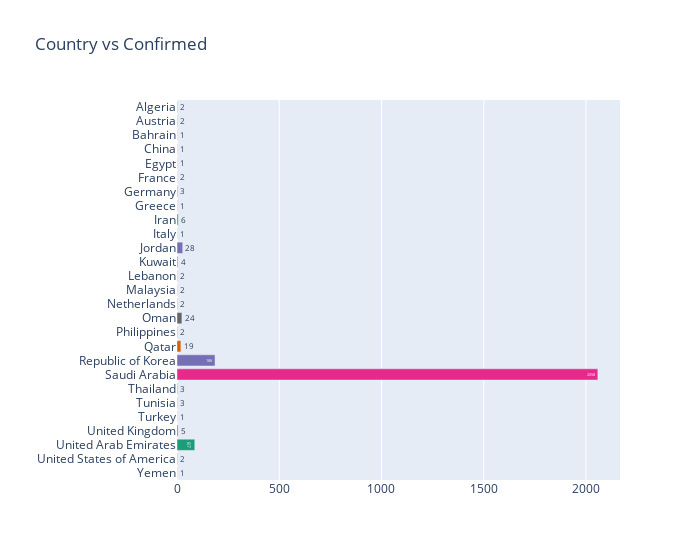

Write notebook code for a chart like this one.
### Code cell
hover_data = ['Confirmed','Country']

fig =  xp.bar(Country_wise, x = 'Confirmed', y = 'Country', orientation = 'h', color = 'Country', 
                  text='Confirmed', title='Country vs Confirmed', width=700, hover_data = hover_data,
                  color_discrete_sequence = xp.colors.qualitative.Dark2)
fig.update_traces(textposition='auto')
fig.update_layout(xaxis_title="", yaxis_title="", showlegend=False)
fig.show()

### Figure 1 — Plotly figure (JSON) as saved in the notebook; plotly's stock layout.template omitted (floating-point values rounded to 4 significant figures)
{"data": [{"textposition": "auto", "hovertemplate": "Country=%{customdata[1]}<br>Confirmed=%{customdata[0]}<extra></extra>", "showlegend": true, "legendgroup": "Algeria", "name": "Algeria", "yaxis": "y", "text": [2], "customdata": [[2, "Algeria"]], "y": ["Algeria"], "offsetgroup": "Algeria", "xaxis": "x", "marker": {"color": "rgb(27,158,119)"}, "x": [2], "alignmentgroup": "True", "type": "bar", "orientation": "h"}, {"textposition": "auto", "hovertemplate": "Country=%{customdata[1]}<br>Confirmed=%{customdata[0]}<extra></extra>", "showlegend": true, "legendgroup": "Austria", "name": "Austria", "yaxis": "y", "text": [2], "customdata": [[2, "Austria"]], "y": ["Austria"], "offsetgroup": "Austria", "xaxis": "x", "marker": {"color": "rgb(217,95,2)"}, "x": [2], "alignmentgroup": "True", "type": "bar", "orientation": "h"}, {"textposition": "auto", "hovertemplate": "Country=%{customdata[1]}<br>Confirmed=%{customdata[0]}<extra></extra>", "showlegend": true, "legendgroup": "Bahrain", "name": "Bahrain", "yaxis": "y", "text": [1], "customdata": [[1, "Bahrain"]], "y": ["Bahrain"], "offsetgroup": "Bahrain", "xaxis": "x", "marker": {"color": "rgb(117,112,179)"}, "x": [1], "alignmentgroup": "True", "type": "bar", "orientation": "h"}, {"textposition": "auto", "hovertemplate": "Country=%{customdata[1]}<br>Confirmed=%{customdata[0]}<extra></extra>", "showlegend": true, "legendgroup": "China", "name": "China", "yaxis": "y", "text": [1], "customdata": [[1, "China"]], "y": ["China"], "offsetgroup": "China", "xaxis": "x", "marker": {"color": "rgb(231,41,138)"}, "x": [1], "alignmentgroup": "True", "type": "bar", "orientation": "h"}, {"textposition": "auto", "hovertemplate": "Country=%{customdata[1]}<br>Confirmed=%{customdata[0]}<extra></extra>", "showlegend": true, "legendgroup": "Egypt", "name": "Egypt", "yaxis": "y", "text": [1], "customdata": [[1, "Egypt"]], "y": ["Egypt"], "offsetgroup": "Egypt", "xaxis": "x", "marker": {"color": "rgb(102,166,30)"}, "x": [1], "alignmentgroup": "True", "type": "bar", "orientation": "h"}, {"textposition": "auto", "hovertemplate": "Country=%{customdata[1]}<br>Confirmed=%{customdata[0]}<extra></extra>", "showlegend": true, "legendgroup": "France", "name": "France", "yaxis": "y", "text": [2], "customdata": [[2, "France"]], "y": ["France"], "offsetgroup": "France", "xaxis": "x", "marker": {"color": "rgb(230,171,2)"}, "x": [2], "alignmentgroup": "True", "type": "bar", "orientation": "h"}, {"textposition": "auto", "hovertemplate": "Country=%{customdata[1]}<br>Confirmed=%{customdata[0]}<extra></extra>", "showlegend": true, "legendgroup": "Germany", "name": "Germany", "yaxis": "y", "text": [3], "customdata": [[3, "Germany"]], "y": ["Germany"], "offsetgroup": "Germany", "xaxis": "x", "marker": {"color": "rgb(166,118,29)"}, "x": [3], "alignmentgroup": "True", "type": "bar", "orientation": "h"}, {"textposition": "auto", "hovertemplate": "Country=%{customdata[1]}<br>Confirmed=%{customdata[0]}<extra></extra>", "showlegend": true, "legendgroup": "Greece", "name": "Greece", "yaxis": "y", "text": [1], "customdata": [[1, "Greece"]], "y": ["Greece"], "offsetgroup": "Greece", "xaxis": "x", "marker": {"color": "rgb(102,102,102)"}, "x": [1], "alignmentgroup": "True", "type": "bar", "orientation": "h"}, {"textposition": "auto", "hovertemplate": "Country=%{customdata[1]}<br>Confirmed=%{customdata[0]}<extra></extra>", "showlegend": true, "legendgroup": "Iran", "name": "Iran", "yaxis": "y", "text": [6], "customdata": [[6, "Iran"]], "y": ["Iran"], "offsetgroup": "Iran", "xaxis": "x", "marker": {"color": "rgb(27,158,119)"}, "x": [6], "alignmentgroup": "True", "type": "bar", "orientation": "h"}, {"textposition": "auto", "hovertemplate": "Country=%{customdata[1]}<br>Confirmed=%{customdata[0]}<extra></extra>", "showlegend": true, "legendgroup": "Italy", "name": "Italy", "yaxis": "y", "text": [1], "customdata": [[1, "Italy"]], "y": ["Italy"], "offsetgroup": "Italy", "xaxis": "x", "marker": {"color": "rgb(217,95,2)"}, "x": [1], "alignmentgroup": "True", "type": "bar", "orientation": "h"}, {"textposition": "auto", "hovertemplate": "Country=%{customdata[1]}<br>Confirmed=%{customdata[0]}<extra></extra>", "showlegend": true, "legendgroup": "Jordan", "name": "Jordan", "yaxis": "y", "text": [28], "customdata": [[28, "Jordan"]], "y": ["Jordan"], "offsetgroup": "Jordan", "xaxis": "x", "marker": {"color": "rgb(117,112,179)"}, "x": [28], "alignmentgroup": "True", "type": "bar", "orientation": "h"}, {"textposition": "auto", "hovertemplate": "Country=%{customdata[1]}<br>Confirmed=%{customdata[0]}<extra></extra>", "showlegend": true, "legendgroup": "Kuwait", "name": "Kuwait", "yaxis": "y", "text": [4], "customdata": [[4, "Kuwait"]], "y": ["Kuwait"], "offsetgroup": "Kuwait", "xaxis": "x", "marker": {"color": "rgb(231,41,138)"}, "x": [4], "alignmentgroup": "True", "type": "bar", "orientation": "h"}, {"textposition": "auto", "hovertemplate": "Country=%{customdata[1]}<br>Confirmed=%{customdata[0]}<extra></extra>", "showlegend": true, "legendgroup": "Lebanon", "name": "Lebanon", "yaxis": "y", "text": [2], "customdata": [[2, "Lebanon"]], "y": ["Lebanon"], "offsetgroup": "Lebanon", "xaxis": "x", "marker": {"color": "rgb(102,166,30)"}, "x": [2], "alignmentgroup": "True", "type": "bar", "orientation": "h"}, {"textposition": "auto", "hovertemplate": "Country=%{customdata[1]}<br>Confirmed=%{customdata[0]}<extra></extra>", "showlegend": true, "legendgroup": "Malaysia", "name": "Malaysia", "yaxis": "y", "text": [2], "customdata": [[2, "Malaysia"]], "y": ["Malaysia"], "offsetgroup": "Malaysia", "xaxis": "x", "marker": {"color": "rgb(230,171,2)"}, "x": [2], "alignmentgroup": "True", "type": "bar", "orientation": "h"}, {"textposition": "auto", "hovertemplate": "Country=%{customdata[1]}<br>Confirmed=%{customdata[0]}<extra></extra>", "showlegend": true, "legendgroup": "Netherlands", "name": "Netherlands", "yaxis": "y", "text": [2], "customdata": [[2, "Netherlands"]], "y": ["Netherlands"], "offsetgroup": "Netherlands", "xaxis": "x", "marker": {"color": "rgb(166,118,29)"}, "x": [2], "alignmentgroup": "True", "type": "bar", "orientation": "h"}, {"textposition": "auto", "hovertemplate": "Country=%{customdata[1]}<br>Confirmed=%{customdata[0]}<extra></extra>", "showlegend": true, "legendgroup": "Oman", "name": "Oman", "yaxis": "y", "text": [24], "customdata": [[24, "Oman"]], "y": ["Oman"], "offsetgroup": "Oman", "xaxis": "x", "marker": {"color": "rgb(102,102,102)"}, "x": [24], "alignmentgroup": "True", "type": "bar", "orientation": "h"}, {"textposition": "auto", "hovertemplate": "Country=%{customdata[1]}<br>Confirmed=%{customdata[0]}<extra></extra>", "showlegend": true, "legendgroup": "Philippines", "name": "Philippines", "yaxis": "y", "text": [2], "customdata": [[2, "Philippines"]], "y": ["Philippines"], "offsetgroup": "Philippines", "xaxis": "x", "marker": {"color": "rgb(27,158,119)"}, "x": [2], "alignmentgroup": "True", "type": "bar", "orientation": "h"}, {"textposition": "auto", "hovertemplate": "Country=%{customdata[1]}<br>Confirmed=%{customdata[0]}<extra></extra>", "showlegend": true, "legendgroup": "Qatar", "name": "Qatar", "yaxis": "y", "text": [19], "customdata": [[19, "Qatar"]], "y": ["Qatar"], "offsetgroup": "Qatar", "xaxis": "x", "marker": {"color": "rgb(217,95,2)"}, "x": [19], "alignmentgroup": "True", "type": "bar", "orientation": "h"}, {"textposition": "auto", "hovertemplate": "Country=%{customdata[1]}<br>Confirmed=%{customdata[0]}<extra></extra>", "showlegend": true, "legendgroup": "Republic of Korea", "name": "Republic of Korea", "yaxis": "y", "text": [186], "customdata": [[186, "Republic of Korea"]], "y": ["Republic of Korea"], "offsetgroup": "Republic of Korea", "xaxis": "x", "marker": {"color": "rgb(117,112,179)"}, "x": [186], "alignmentgroup": "True", "type": "bar", "orientation": "h"}, {"textposition": "auto", "hovertemplate": "Country=%{customdata[1]}<br>Confirmed=%{customdata[0]}<extra></extra>", "showlegend": true, "legendgroup": "Saudi Arabia", "name": "Saudi Arabia", "yaxis": "y", "text": [2058], "customdata": [[2058, "Saudi Arabia"]], "y": ["Saudi Arabia"], "offsetgroup": "Saudi Arabia", "xaxis": "x", "marker": {"color": "rgb(231,41,138)"}, "x": [2058], "alignmentgroup": "True", "type": "bar", "orientation": "h"}, {"textposition": "auto", "hovertemplate": "Country=%{customdata[1]}<br>Confirmed=%{customdata[0]}<extra></extra>", "showlegend": true, "legendgroup": "Thailand", "name": "Thailand", "yaxis": "y", "text": [3], "customdata": [[3, "Thailand"]], "y": ["Thailand"], "offsetgroup": "Thailand", "xaxis": "x", "marker": {"color": "rgb(102,166,30)"}, "x": [3], "alignmentgroup": "True", "type": "bar", "orientation": "h"}, {"textposition": "auto", "hovertemplate": "Country=%{customdata[1]}<br>Confirmed=%{customdata[0]}<extra></extra>", "showlegend": true, "legendgroup": "Tunisia", "name": "Tunisia", "yaxis": "y", "text": [3], "customdata": [[3, "Tunisia"]], "y": ["Tunisia"], "offsetgroup": "Tunisia", "xaxis": "x", "marker": {"color": "rgb(230,171,2)"}, "x": [3], "alignmentgroup": "True", "type": "bar", "orientation": "h"}, {"textposition": "auto", "hovertemplate": "Country=%{customdata[1]}<br>Confirmed=%{customdata[0]}<extra></extra>", "showlegend": true, "legendgroup": "Turkey", "name": "Turkey", "yaxis": "y", "text": [1], "customdata": [[1, "Turkey"]], "y": ["Turkey"], "offsetgroup": "Turkey", "xaxis": "x", "marker": {"color": "rgb(166,118,29)"}, "x": [1], "alignmentgroup": "True", "type": "bar", "orientation": "h"}, {"textposition": "auto", "hovertemplate": "Country=%{customdata[1]}<br>Confirmed=%{customdata[0]}<extra></extra>", "showlegend": true, "legendgroup": "United Kingdom", "name": "United Kingdom", "yaxis": "y", "text": [5], "customdata": [[5, "United Kingdom"]], "y": ["United Kingdom"], "offsetgroup": "United Kingdom", "xaxis": "x", "marker": {"color": "rgb(102,102,102)"}, "x": [5], "alignmentgroup": "True", "type": "bar", "orientation": "h"}, {"textposition": "auto", "hovertemplate": "Country=%{customdata[1]}<br>Confirmed=%{customdata[0]}<extra></extra>", "showlegend": true, "legendgroup": "United Arab Emirates", "name": "United Arab Emirates", "yaxis": "y", "text": [87], "customdata": [[87, "United Arab Emirates"]], "y": ["United Arab Emirates"], "offsetgroup": "United Arab Emirates", "xaxis": "x", "marker": {"color": "rgb(27,158,119)"}, "x": [87], "alignmentgroup": "True", "type": "bar", "orientation": "h"}, {"textposition": "auto", "hovertemplate": "Country=%{customdata[1]}<br>Confirmed=%{customdata[0]}<extra></extra>", "showlegend": true, "legendgroup": "United States of America", "name": "United States of America", "yaxis": "y", "text": [2], "customdata": [[2, "United States of America"]], "y": ["United States of America"], "offsetgroup": "United States of America", "xaxis": "x", "marker": {"color": "rgb(217,95,2)"}, "x": [2], "alignmentgroup": "True", "type": "bar", "orientation": "h"}, {"textposition": "auto", "hovertemplate": "Country=%{customdata[1]}<br>Confirmed=%{customdata[0]}<extra></extra>", "showlegend": true, "legendgroup": "Yemen", "name": "Yemen", "yaxis": "y", "text": [1], "customdata": [[1, "Yemen"]], "y": ["Yemen"], "offsetgroup": "Yemen", "xaxis": "x", "marker": {"color": "rgb(117,112,179)"}, "x": [1], "alignmentgroup": "True", "type": "bar", "orientation": "h"}], "layout": {"showlegend": false, "xaxis": {"domain": [0, 1], "anchor": "y", "title": {"text": ""}}, "width": 700, "title": {"text": "Country vs Confirmed"}, "yaxis": {"categoryarray": ["Yemen", "United States of America", "United Arab Emirates", "United Kingdom", "Turkey", "Tunisia", "Thailand", "Saudi Arabia", "Republic of Korea", "Qatar", "Philippines", "Oman", "Netherlands", "Malaysia", "Lebanon", "Kuwait", "Jordan", "Italy", "Iran", "Greece", "Germany", "France", "Egypt", "China", "Bahrain", "Austria", "Algeria"], "title": {"text": ""}, "anchor": "x", "domain": [0, 1], "categoryorder": "array"}, "barmode": "relative", "legend": {"tracegroupgap": 0, "title": {"text": "Country"}}}}
